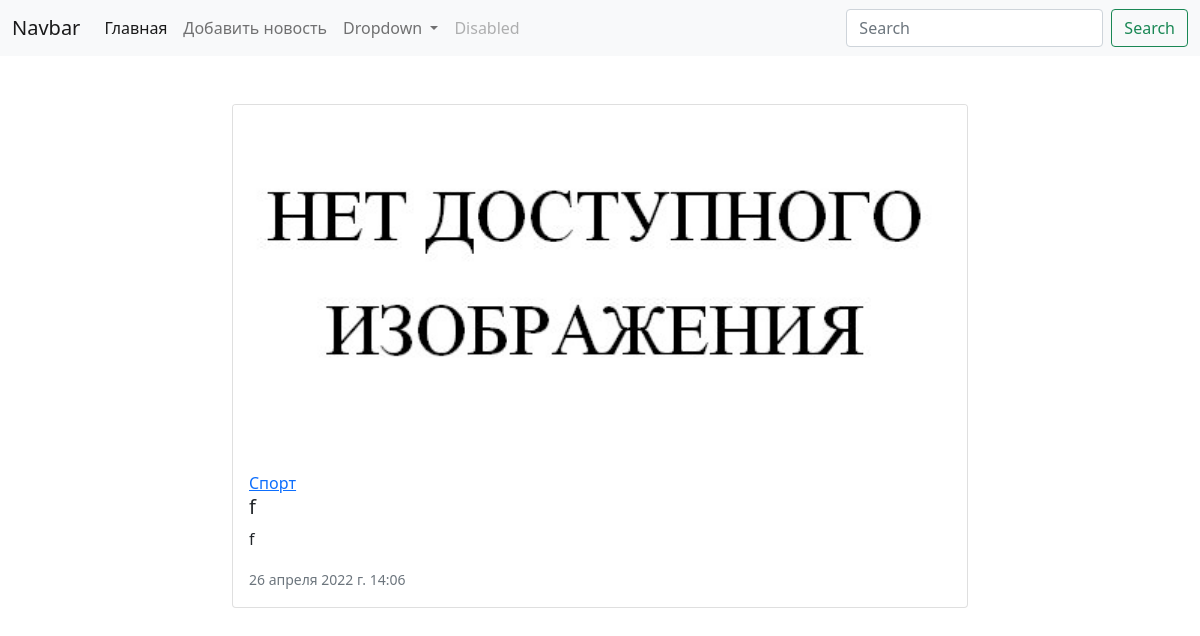
Page /detail_news/13 on the committed database.
### news/models.py (models this page shows, shortened)
class News(models.Model):
    caption = models.CharField(null=True,max_length=100, verbose_name="Заголовок")
    text = models.TextField(null=True)
    created_at = models.DateTimeField(null=True,auto_now_add=True, verbose_name="Дата создания")
    updated_at = models.DateTimeField(auto_now=True, verbose_name="Обновленно")
    photo = models.ImageField(upload_to="news/%Y/%m/%d", blank=True)
    is_published = models.BooleanField(default=True, verbose_name="Опубликовано")
    category = models.ForeignKey(Category, on_delete=models.PROTECT, null=True)
    likes = models.BigIntegerField(default=0)
    views = models.BigIntegerField(default=0)
    class Meta:
        verbose_name = "Новость"
        verbose_name_plural = "Новости"
        ordering = ['id']

class Category(models.Model):
    category = models.CharField(max_length=100, db_index=True)
    def get_absolute_url(self):
        return reverse("cty_id", kwargs={'category_id': self.pk})
    def __str__(self):
        return self.category
    class Meta:
        verbose_name = "Категория"
        verbose_name_plural = "Категории"
        ordering = ['id']

### news/views.py (the view)
# urls.py: path("detail_news/<int:pk>", DetailNews.as_view(), name="one")
class DetailNews(DetailView):
    model = News
    template_name = "news/news_one.html"
    context_object_name = "news"

### news/templates/news/news_one.html (shortened to what this page needs)
{%extends "news/news_base.html"%}
{%block news%}
<div class="card mb-3">
    {% if news.photo%}
    <img src="{{news.photo.url}}" class="card-img-top" style="..." alt="NOT FOUND">
    {% else %}
    <img src="/media/news/img.png" class="card-img-top" style="..." alt="NOT FOUND">
    {% endif %}
    <div class="card-body">
        <a href="{{news.category.get_absolute_url}}">{{news.category}}</a>
        <h5 class="card-title">{{news.caption}}</h5>
        <p class="card-text">{{news.text}}</p>
        <p class="card-text"><small class="text-muted">{{news.created_at}}</small></p>
    </div>
</div>
{%endblock%}

### rows in the picture
News: category "Спорт", caption "f", text "f", created_at "26 апреля 2022 г. 14:06"
